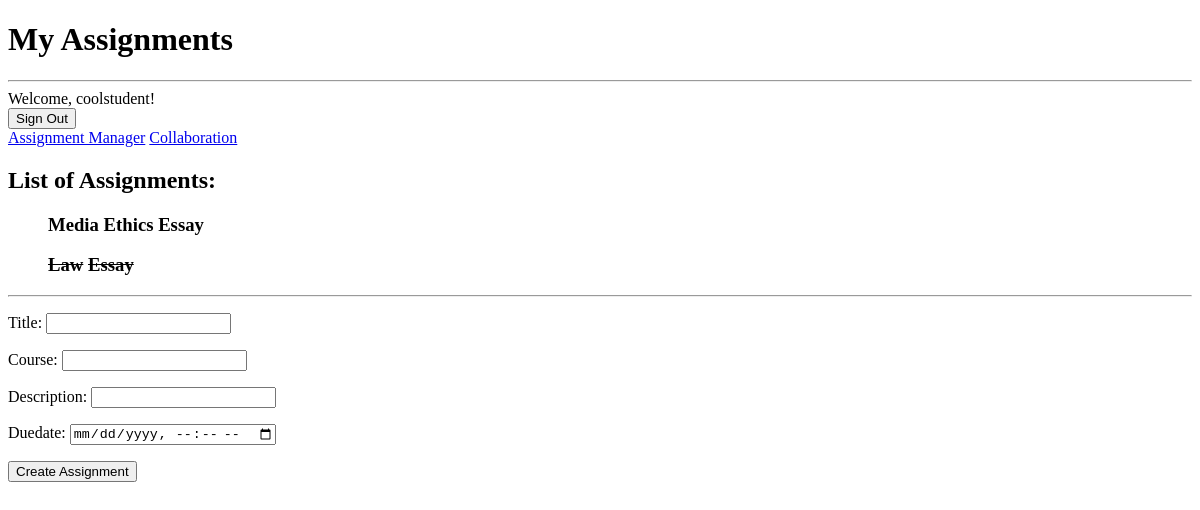
The app's page / (signed in), older data.
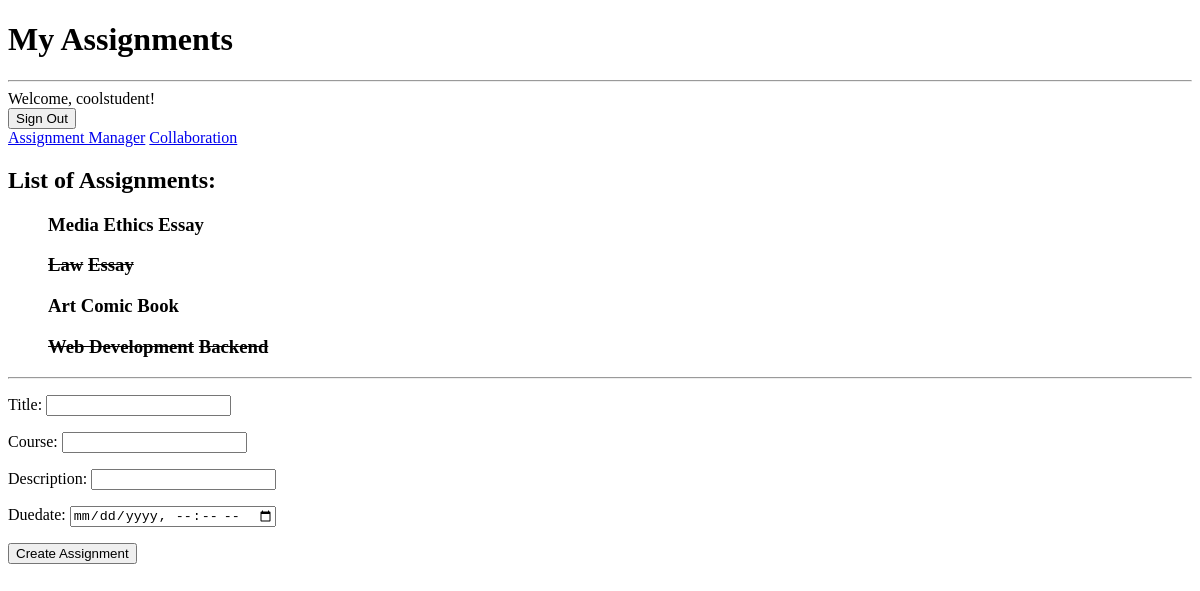
The same page, newer data.
### studyapp/models.py (models this page shows, shortened)
class Assignment(models.Model):
    user = models.ForeignKey(settings.AUTH_USER_MODEL, on_delete=models.CASCADE, default=1)
    title = models.CharField(max_length=50)
    course = models.CharField(max_length=100)
    description = models.CharField(max_length=255)
    completed = models.BooleanField(default=False)

### studyapp/views.py (the view)
# urls.py: path('', views.index, name='index'),
@login_required()
def index(request):
    assignments = Assignment.objects.filter(user=request.user)
    form = AssignmentForm()
    return render(request, 'index.html', {'form': form, 'assignments': assignments})

### studyapp/form.py
class AssignmentForm(forms.ModelForm):
    dueDate = forms.DateTimeField(
        widget=forms.DateTimeInput(attrs={'type': 'datetime-local'}),
        input_formats=['%Y-%m-%dT%H:%M']
    )
    class Meta:
        model = Assignment
        fields = ['title', 'course', 'description', 'dueDate']

### studyapp/templates/index.html (shortened to what this page needs)
<!DOCTYPE html>
<html lang="en">
<head>
</head>
<body>
<h1>My Assignments</h1>
<hr>
   {% if user.is_authenticated %}
    Welcome, {{ user.username }}!
{% else %}
    Welcome, Guest!
{% endif %}
{% if user.is_authenticated %}
    <form action="{% url 'logout' %}" method="post">
        <input type="submit" value="Sign Out">
    </form>
{% endif %}
 <nav class="navbar navbar-expand-lg navbar-light bg-light">
        <a class="navbar-brand" href="/">Assignment Manager</a>
        <a href="collaboration/">Collaboration</a>
    </nav>
<h2>List of Assignments:</h2>
<ul>
   {% for assignment in assignments %}
       <h3>
       {% if assignment.completed %}
           <s>{{ assignment.course }}</s>
           <s>{{ assignment.title }}</s>
       {% else %}
           {{ assignment.course }}
           {{ assignment.title }}
       {% endif %}
       </h3>
     {% endfor %}
   </ul>
<hr>
<form method="post" action="{% url 'create_assignment' %}">
    {{ form.as_p }}
    <button type="submit">Create Assignment</button>
</form>
</body>
</html>

Row changes from the older to the newer data that the page shows:
added Assignment: course "Art", title "Comic Book"
added Assignment: course "Web Development", title "Backend"
